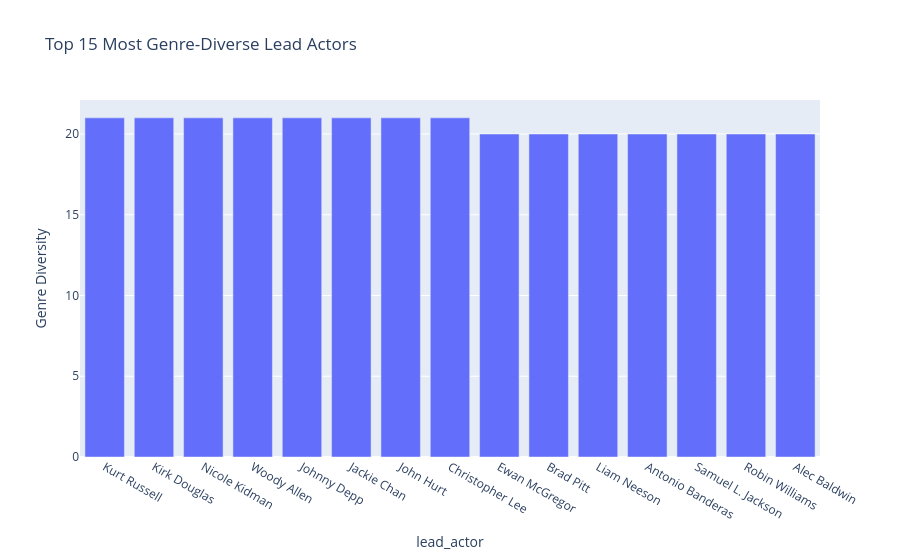

Here is the notebook cell this chart was saved with:
### Code cell
actor_diversity = df[["lead_actor", "lead_actor_genre_diversity"]].drop_duplicates()
top_diverse_actors = actor_diversity.sort_values("lead_actor_genre_diversity", ascending=False).head(15)

fig = px.bar(
    top_diverse_actors,
    x="lead_actor",
    y="lead_actor_genre_diversity",
    title="Top 15 Most Genre-Diverse Lead Actors",
    labels={"lead_actor_genre_diversity": "Genre Diversity"}
)
fig.show()

### Figure 1 — Plotly figure (JSON) as saved in the notebook; plotly's stock layout.template omitted (floating-point values rounded to 4 significant figures)
{"data": [{"hovertemplate": "lead_actor=%{x}<br>Genre Diversity=%{y}<extra></extra>", "legendgroup": "", "marker": {"color": "#636efa", "pattern": {"shape": ""}}, "name": "", "orientation": "v", "showlegend": false, "textposition": "auto", "type": "bar", "x": ["Kurt Russell", "Kirk Douglas", "Nicole Kidman", "Woody Allen", "Johnny Depp", "Jackie Chan", "John Hurt", "Christopher Lee", "Ewan McGregor", "Brad Pitt", "Liam Neeson", "Antonio Banderas", "Samuel L. Jackson", "Robin Williams", "Alec Baldwin"], "xaxis": "x", "y": [21.0, 21.0, 21.0, 21.0, 21.0, 21.0, 21.0, 21.0, 20.0, 20.0, 20.0, 20.0, 20.0, 20.0, 20.0], "yaxis": "y"}], "layout": {"barmode": "relative", "legend": {"tracegroupgap": 0}, "title": {"text": "Top 15 Most Genre-Diverse Lead Actors"}, "xaxis": {"anchor": "y", "domain": [0, 1], "title": {"text": "lead_actor"}}, "yaxis": {"anchor": "x", "domain": [0, 1], "title": {"text": "Genre Diversity"}}}}
